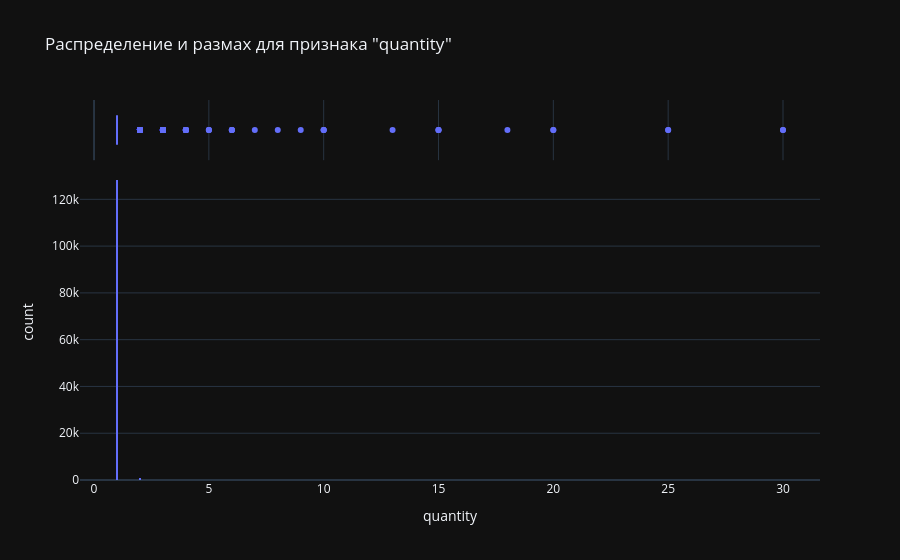
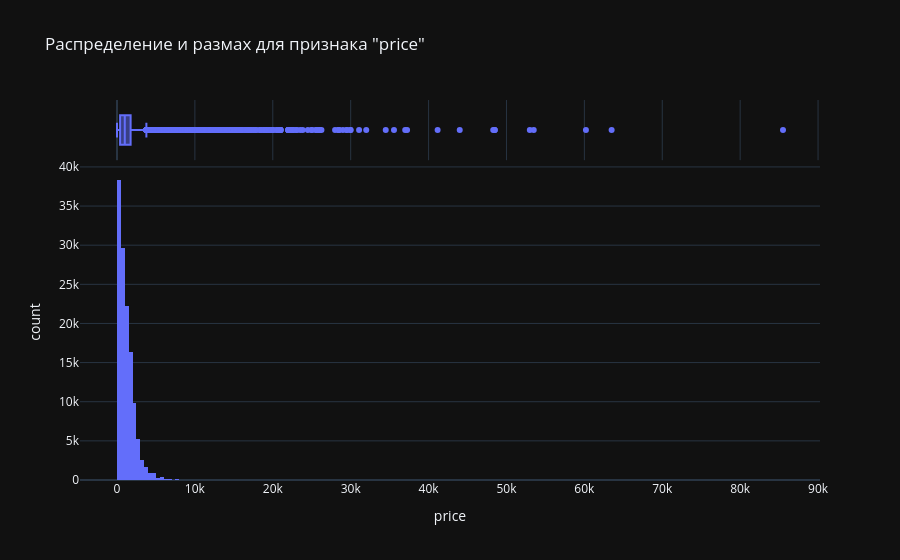

Here is the notebook cell these charts were saved with, in order:
### Code cell
visualize_numerical_distribution_and_range(df_apparel_purchases, "sqrt", numeric_columns)

### Figure 1 — Plotly figure (JSON) as saved in the notebook; plotly's stock layout.template omitted (floating-point values rounded to 4 significant figures; data arrays with more than 128 entries replaced by an {"elided": "..."} marker saying what was removed)
{"data": [{"alignmentgroup": "True", "bingroup": "x", "hovertemplate": "quantity=%{x}<br>count=%{y}<extra></extra>", "legendgroup": "", "marker": {"color": "#636efa", "pattern": {"shape": ""}}, "name": "", "nbinsx": 359, "offsetgroup": "", "orientation": "v", "showlegend": false, "type": "histogram", "x": {"elided": "129188 int values"}, "xaxis": "x", "yaxis": "y"}, {"alignmentgroup": "True", "hovertemplate": "quantity=%{x}<extra></extra>", "legendgroup": "", "marker": {"color": "#636efa"}, "name": "", "notched": true, "offsetgroup": "", "showlegend": false, "type": "box", "x": {"elided": "129188 int values"}, "xaxis": "x2", "yaxis": "y2"}], "layout": {"barmode": "group", "legend": {"tracegroupgap": 0}, "title": {"text": "Распределение и размах для признака \"quantity\""}, "xaxis": {"anchor": "y", "domain": [0, 1], "title": {"text": "quantity"}}, "xaxis2": {"anchor": "y2", "domain": [0, 1], "matches": "x", "showgrid": true, "showticklabels": false}, "yaxis": {"anchor": "x", "domain": [0, 0.8316], "title": {"text": "count"}}, "yaxis2": {"anchor": "x2", "domain": [0.8416, 1], "matches": "y2", "showgrid": false, "showline": false, "showticklabels": false, "ticks": ""}}}

### Figure 2 — Plotly figure (JSON) as saved in the notebook; plotly's stock layout.template omitted (floating-point values rounded to 4 significant figures; data arrays with more than 128 entries replaced by an {"elided": "..."} marker saying what was removed)
{"data": [{"alignmentgroup": "True", "bingroup": "x", "hovertemplate": "price=%{x}<br>count=%{y}<extra></extra>", "legendgroup": "", "marker": {"color": "#636efa", "pattern": {"shape": ""}}, "name": "", "nbinsx": 359, "offsetgroup": "", "orientation": "v", "showlegend": false, "type": "histogram", "x": {"elided": "129188 float values"}, "xaxis": "x", "yaxis": "y"}, {"alignmentgroup": "True", "hovertemplate": "price=%{x}<extra></extra>", "legendgroup": "", "marker": {"color": "#636efa"}, "name": "", "notched": true, "offsetgroup": "", "showlegend": false, "type": "box", "x": {"elided": "129188 float values"}, "xaxis": "x2", "yaxis": "y2"}], "layout": {"barmode": "group", "legend": {"tracegroupgap": 0}, "title": {"text": "Распределение и размах для признака \"price\""}, "xaxis": {"anchor": "y", "domain": [0, 1], "title": {"text": "price"}}, "xaxis2": {"anchor": "y2", "domain": [0, 1], "matches": "x", "showgrid": true, "showticklabels": false}, "yaxis": {"anchor": "x", "domain": [0, 0.8316], "title": {"text": "count"}}, "yaxis2": {"anchor": "x2", "domain": [0.8416, 1], "matches": "y2", "showgrid": false, "showline": false, "showticklabels": false, "ticks": ""}}}
